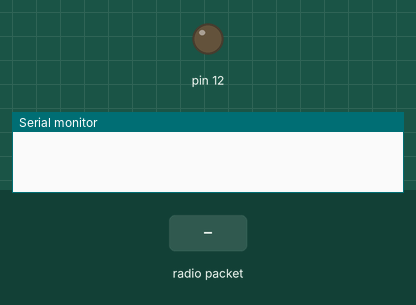
This sketch was run on a simulated Arduino Uno, built with avr-gcc and run on an emulated ATmega328P. On the bench: output pins drawn as LEDs (lit = HIGH), the last lines printed to the serial monitor. The inputs (shaded band) are chosen by the test bench. No radio packets arrive unless stated.

Above: at 1.2 s.
1.3 s: radio packet "1" arrives
At 2.5 s:
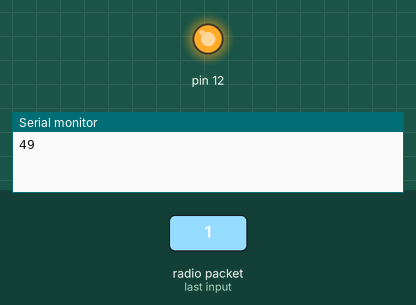
2.8 s: radio packet "0" arrives
At 3.7 s:
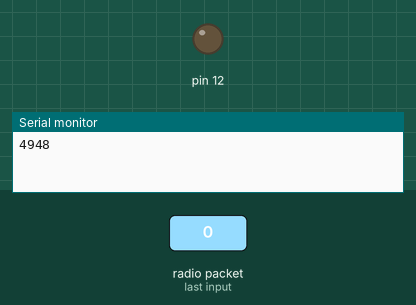
Timing chart, 0 to 5.8 s (numbered marks = the images above; inputs shaded):
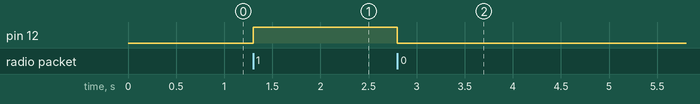

Measured:
- after the input at 1.3 s, pin 12: LOW → HIGH at once
- after the input at 2.8 s, pin 12: HIGH → LOW at once

The sketch:

sketch_apr29a.ino
```cpp
#include <VirtualWire.h>

void setup()
{
    Serial.begin(9600);	// Debugging only


    // Initialise the IO and ISR
    vw_set_ptt_inverted(true); // Required for DR3100
    vw_setup(2000);	 // Bits per sec
    vw_set_rx_pin(2);
    vw_rx_start();       // Start the receiver PLL running
    pinMode(12,OUTPUT);

}

void loop()
{


    uint8_t buf[VW_MAX_MESSAGE_LEN];
    uint8_t buflen = VW_MAX_MESSAGE_LEN;

    if (vw_get_message(buf, &buflen)) // Non-blocking
    {
	int i;

        digitalWrite(13, true); // Flash a light to show received good message
	// Message with a good checksum received, dump it.


	for (i = 0; i < buflen; i++)
	{
	    Serial.print(buf[i]);
        if(buf[i] == '1'){digitalWrite(12, HIGH);}
        if(buf[i] == '0'){digitalWrite(12, LOW);}


	}

        digitalWrite(13, false);

   }
}
```
